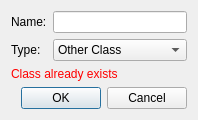
<?xml version="1.0" encoding="UTF-8"?>
<ui version="4.0">
 <class>Maditor::View::Dialogs::NewClassDialog</class>
 <widget class="QDialog" name="Maditor::View::Dialogs::NewClassDialog">
  <property name="geometry">
   <rect>
    <x>0</x>
    <y>0</y>
    <width>190</width>
    <height>116</height>
   </rect>
  </property>
  <property name="windowTitle">
   <string>Dialog</string>
  </property>
  <layout class="QVBoxLayout" name="verticalLayout">
   <item>
    <layout class="QFormLayout" name="formLayout">
     <item row="0" column="1">
      <widget class="QLineEdit" name="nameField"/>
     </item>
     <item row="0" column="0">
      <widget class="QLabel" name="nameLabel">
       <property name="text">
        <string>Name:</string>
       </property>
      </widget>
     </item>
     <item row="1" column="0">
      <widget class="QLabel" name="typeLabel">
       <property name="text">
        <string>Type:</string>
       </property>
      </widget>
     </item>
     <item row="1" column="1">
      <widget class="QComboBox" name="typeField">
       <property name="currentIndex">
        <number>4</number>
       </property>
       <item>
        <property name="text">
         <string>Entity-Component</string>
        </property>
       </item>
       <item>
        <property name="text">
         <string>Game-Handler</string>
        </property>
       </item>
       <item>
        <property name="text">
         <string>Global API</string>
        </property>
       </item>
       <item>
        <property name="text">
         <string>Gui-Handler</string>
        </property>
       </item>
       <item>
        <property name="text">
         <string>Other Class</string>
        </property>
       </item>
       <item>
        <property name="text">
         <string>Scene-Component</string>
        </property>
       </item>
      </widget>
     </item>
    </layout>
   </item>
   <item>
    <widget class="QLabel" name="alreadyExistsMsg">
     <property name="enabled">
      <bool>true</bool>
     </property>
     <property name="sizePolicy">
      <sizepolicy hsizetype="Preferred" vsizetype="Maximum">
       <horstretch>0</horstretch>
       <verstretch>0</verstretch>
      </sizepolicy>
     </property>
     <property name="styleSheet">
      <string notr="true">color: rgb(255, 0, 0)</string>
     </property>
     <property name="text">
      <string>Class already exists</string>
     </property>
    </widget>
   </item>
   <item>
    <widget class="QDialogButtonBox" name="buttonBox">
     <property name="enabled">
      <bool>true</bool>
     </property>
     <property name="orientation">
      <enum>Qt::Horizontal</enum>
     </property>
     <property name="standardButtons">
      <set>QDialogButtonBox::Cancel|QDialogButtonBox::Ok</set>
     </property>
    </widget>
   </item>
  </layout>
 </widget>
 <resources/>
 <connections>
  <connection>
   <sender>buttonBox</sender>
   <signal>accepted()</signal>
   <receiver>Maditor::View::Dialogs::NewClassDialog</receiver>
   <slot>accept()</slot>
   <hints>
    <hint type="sourcelabel">
     <x>94</x>
     <y>94</y>
    </hint>
    <hint type="destinationlabel">
     <x>94</x>
     <y>57</y>
    </hint>
   </hints>
  </connection>
  <connection>
   <sender>nameField</sender>
   <signal>textChanged(QString)</signal>
   <receiver>Maditor::View::Dialogs::NewClassDialog</receiver>
   <slot>nameChanged(QString)</slot>
   <hints>
    <hint type="sourcelabel">
     <x>113</x>
     <y>19</y>
    </hint>
    <hint type="destinationlabel">
     <x>94</x>
     <y>57</y>
    </hint>
   </hints>
  </connection>
  <connection>
   <sender>buttonBox</sender>
   <signal>rejected()</signal>
   <receiver>Maditor::View::Dialogs::NewClassDialog</receiver>
   <slot>reject()</slot>
   <hints>
    <hint type="sourcelabel">
     <x>94</x>
     <y>94</y>
    </hint>
    <hint type="destinationlabel">
     <x>94</x>
     <y>57</y>
    </hint>
   </hints>
  </connection>
 </connections>
 <slots>
  <slot>nameChanged(QString)</slot>
 </slots>
</ui>
